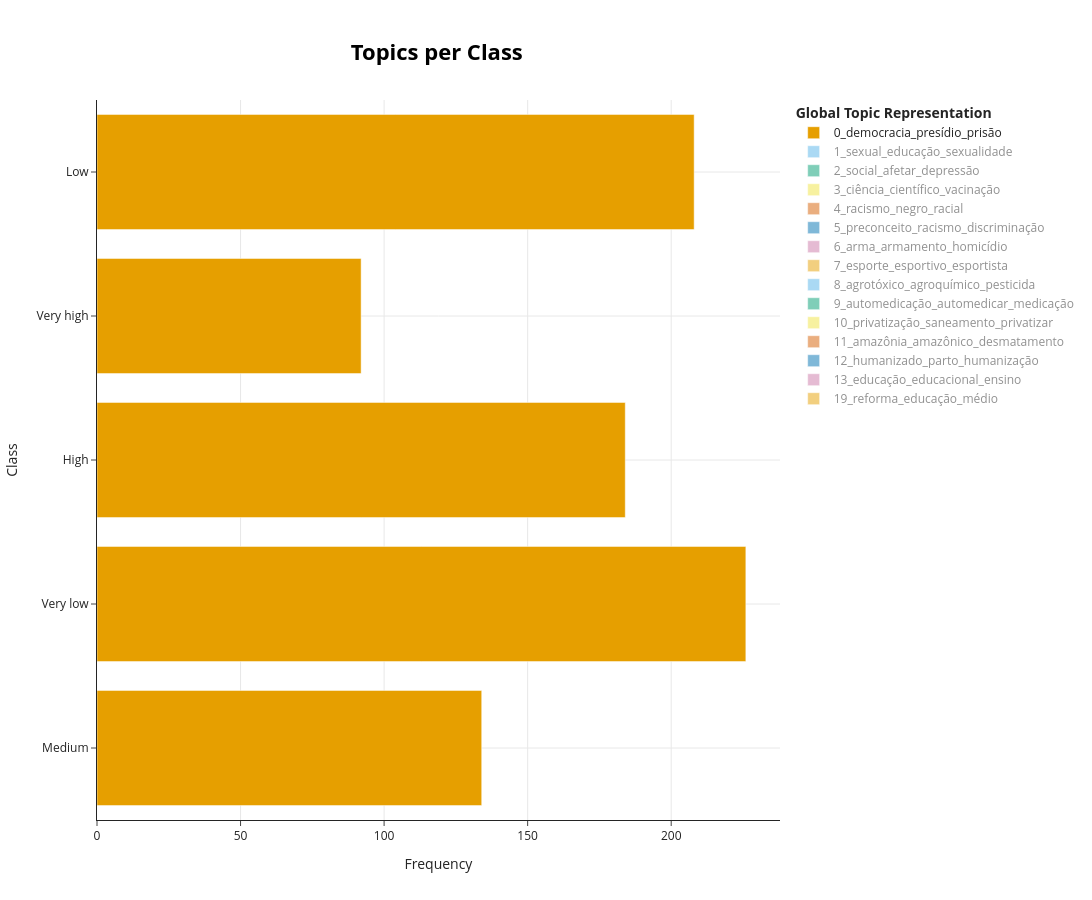

Source (notebook cell):
### Code cell
topic_model.visualize_topics_per_class(topics_per_channel, top_n_topics=15, custom_labels=True, normalize_frequency=False)
# difference in volumes
# difference in t distributions
# similarity in discourse

### Figure 1 — Plotly figure (JSON) as saved in the notebook; plotly's stock layout.template omitted (floating-point values rounded to 4 significant figures)
{"data": [{"hoverinfo": "text", "hovertext": ["<b>Topic 0</b><br>Words: de, que, em, ser, um", "<b>Topic 0</b><br>Words: de, que, ser, em, um", "<b>Topic 0</b><br>Words: de, que, em, ser, um", "<b>Topic 0</b><br>Words: de, em, que, ser, um", "<b>Topic 0</b><br>Words: de, que, ser, em, um"], "marker": {"color": "#E69F00"}, "name": "0_democracia_presídio_prisão", "orientation": "h", "type": "bar", "visible": true, "x": [134, 226, 184, 92, 208], "y": ["Medium", "Very low", "High", "Very high", "Low"]}, {"hoverinfo": "text", "hovertext": ["<b>Topic 1</b><br>Words: sexual, criança, de, educação, ser", "<b>Topic 1</b><br>Words: gravidez, adolescente, sexual, criança, de", "<b>Topic 1</b><br>Words: criança, infantil, erotização, sexual, de", "<b>Topic 1</b><br>Words: criança, infantil, erotização, de, em", "<b>Topic 1</b><br>Words: sexual, jovem, gravidez, de, doença"], "marker": {"color": "#56B4E9"}, "name": "1_sexual_educação_sexualidade", "orientation": "h", "type": "bar", "visible": "legendonly", "x": [62, 128, 53, 35, 132], "y": ["Medium", "Very low", "High", "Very high", "Low"]}, {"hoverinfo": "text", "hovertext": ["<b>Topic 2</b><br>Words: rede, ódio, social, de, que", "<b>Topic 2</b><br>Words: rede, ódio, pessoa, social, discurso", "<b>Topic 2</b><br>Words: rede, mental, social, de, em", "<b>Topic 2</b><br>Words: mental, rede, social, de, cancelamento", "<b>Topic 2</b><br>Words: ódio, discurso, rede, de, social"], "marker": {"color": "#009E73"}, "name": "2_social_afetar_depressão", "orientation": "h", "type": "bar", "visible": "legendonly", "x": [62, 32, 146, 140, 50], "y": ["Medium", "Very low", "High", "Very high", "Low"]}, {"hoverinfo": "text", "hovertext": ["<b>Topic 3</b><br>Words: vacina, ciência, de, em, que", "<b>Topic 3</b><br>Words: vacina, vacinação, doença, de, vacinar", "<b>Topic 3</b><br>Words: ciência, científico, de, em, que", "<b>Topic 3</b><br>Words: científico, negacionismo, ciência, de, em", "<b>Topic 3</b><br>Words: vacina, vacinação, doença, de, em"], "marker": {"color": "#F0E442"}, "name": "3_ciência_científico_vacinação", "orientation": "h", "type": "bar", "visible": "legendonly", "x": [71, 40, 97, 46, 107], "y": ["Medium", "Very low", "High", "Very high", "Low"]}, {"hoverinfo": "text", "hovertext": ["<b>Topic 4</b><br>Words: indígena, de, índio, negro, ser", "<b>Topic 4</b><br>Words: negro, de, ser, em, seu", "<b>Topic 4</b><br>Words: negro, de, em, racismo, que", "<b>Topic 4</b><br>Words: racismo, negro, de, em, um", "<b>Topic 4</b><br>Words: negro, indígena, de, ser, em"], "marker": {"color": "#D55E00"}, "name": "4_racismo_negro_racial", "orientation": "h", "type": "bar", "visible": "legendonly", "x": [56, 91, 38, 7, 129], "y": ["Medium", "Very low", "High", "Very high", "Low"]}, {"hoverinfo": "text", "hovertext": ["<b>Topic 5</b><br>Words: preconceito, ser, pessoa, de, em", "<b>Topic 5</b><br>Words: terapia, homossexual, pessoa, homofobia, ser", "<b>Topic 5</b><br>Words: preconceito, asiático, de, em, ser", "<b>Topic 5</b><br>Words: preconceito, de, esse, em, amarelo", "<b>Topic 5</b><br>Words: preconceito, ser, que, asiático, homossexual"], "marker": {"color": "#0072B2"}, "name": "5_preconceito_racismo_discriminação", "orientation": "h", "type": "bar", "visible": "legendonly", "x": [46, 30, 84, 88, 33], "y": ["Medium", "Very low", "High", "Very high", "Low"]}, {"hoverinfo": "text", "hovertext": ["<b>Topic 6</b><br>Words: arma, porte, de, fogo, em", "<b>Topic 6</b><br>Words: arma, porte, posse, fogo, um", "<b>Topic 6</b><br>Words: arma, porte, fogo, de, segurança", "<b>Topic 6</b><br>Words: arma, fogo, porte, de, violência", "<b>Topic 6</b><br>Words: arma, porte, de, violência, que"], "marker": {"color": "#CC79A7"}, "name": "6_arma_armamento_homicídio", "orientation": "h", "type": "bar", "visible": "legendonly", "x": [36, 37, 80, 69, 43], "y": ["Medium", "Very low", "High", "Very high", "Low"]}, {"hoverinfo": "text", "hovertext": ["<b>Topic 7</b><br>Words: esporte, prática, esportivo, mma, um", "<b>Topic 7</b><br>Words: esporte, praticar, um, de, em", "<b>Topic 7</b><br>Words: esporte, esportivo, prática, de, ser", "<b>Topic 7</b><br>Words: esporte, esportivo, prática, físico, de", "<b>Topic 7</b><br>Words: esporte, lutador, mma, ele, muito"], "marker": {"color": "#E69F00"}, "name": "7_esporte_esportivo_esportista", "orientation": "h", "type": "bar", "visible": "legendonly", "x": [10, 17, 64, 66, 5], "y": ["Medium", "Very low", "High", "Very high", "Low"]}, {"hoverinfo": "text", "hovertext": ["<b>Topic 8</b><br>Words: agrotóxico, uso, de, alimento, produto", "<b>Topic 8</b><br>Words: alimento, produto, transgênico, agrotóxico, em", "<b>Topic 8</b><br>Words: agrotóxico, uso, de, alimento, agrícola", "<b>Topic 8</b><br>Words: alimento, de, uso, obesidade, esse", "<b>Topic 8</b><br>Words: agrotóxico, produto, alimento, uso, de"], "marker": {"color": "#56B4E9"}, "name": "8_agrotóxico_agroquímico_pesticida", "orientation": "h", "type": "bar", "visible": "legendonly", "x": [32, 36, 24, 11, 57], "y": ["Medium", "Very low", "High", "Very high", "Low"]}, {"hoverinfo": "text", "hovertext": ["<b>Topic 9</b><br>Words: automedicação, medicamento, remédio, médico, poder", "<b>Topic 9</b><br>Words: medicamento, automedicação, médico, remédio, dor", "<b>Topic 9</b><br>Words: automedicação, medicamento, médico, saúde, remédio", "<b>Topic 9</b><br>Words: automedicação, medicamento, médico, saúde, de", "<b>Topic 9</b><br>Words: medicamento, automedicação, remédio, médico, poder"], "marker": {"color": "#009E73"}, "name": "9_automedicação_automedicar_medicação", "orientation": "h", "type": "bar", "visible": "legendonly", "x": [12, 32, 53, 12, 34], "y": ["Medium", "Very low", "High", "Very high", "Low"]}, {"hoverinfo": "text", "hovertext": ["<b>Topic 10</b><br>Words: saneamento, básico, privatização, água, serviço", "<b>Topic 10</b><br>Words: água, hídrico, nosso, de, escassez", "<b>Topic 10</b><br>Words: saneamento, básico, privatização, serviço, água", "<b>Topic 10</b><br>Words: saneamento, básico, privatização, serviço, de", "<b>Topic 10</b><br>Words: água, saneamento, básico, privatização, de"], "marker": {"color": "#F0E442"}, "name": "10_privatização_saneamento_privatizar", "orientation": "h", "type": "bar", "visible": "legendonly", "x": [28, 13, 44, 38, 14], "y": ["Medium", "Very low", "High", "Very high", "Low"]}, {"hoverinfo": "text", "hovertext": ["<b>Topic 11</b><br>Words: floresta, desmatamento, amazônia, de, ambiental", "<b>Topic 11</b><br>Words: floresta, desmatamento, amazônico, amazônia, queimada", "<b>Topic 11</b><br>Words: amazônia, floresta, desmatamento, de, amazônico", "<b>Topic 11</b><br>Words: pecuária, amazônia, avatar, exploração, desgastar", "<b>Topic 11</b><br>Words: floresta, desmatamento, amazônia, amazônico, de"], "marker": {"color": "#D55E00"}, "name": "11_amazônia_amazônico_desmatamento", "orientation": "h", "type": "bar", "visible": "legendonly", "x": [19, 37, 11, 1, 64], "y": ["Medium", "Very low", "High", "Very high", "Low"]}, {"hoverinfo": "text", "hovertext": ["<b>Topic 12</b><br>Words: parto, humanizado, mulher, de, saúde", "<b>Topic 12</b><br>Words: parto, humanizado, mãe, bebê, aborto", "<b>Topic 12</b><br>Words: parto, humanizado, saúde, mulher, de", "<b>Topic 12</b><br>Words: parto, humanizado, de, saúde, mulher", "<b>Topic 12</b><br>Words: parto, humanizado, gestante, procedimento, médico"], "marker": {"color": "#0072B2"}, "name": "12_humanizado_parto_humanização", "orientation": "h", "type": "bar", "visible": "legendonly", "x": [23, 8, 59, 23, 14], "y": ["Medium", "Very low", "High", "Very high", "Low"]}, {"hoverinfo": "text", "hovertext": ["<b>Topic 13</b><br>Words: aluno, aula, distância, educação, estudante", "<b>Topic 13</b><br>Words: aluno, escola, educação, distância, ser", "<b>Topic 13</b><br>Words: distância, ensino, educação, acesso, internet", "<b>Topic 13</b><br>Words: distância, educação, ensino, ead, de", "<b>Topic 13</b><br>Words: educação, aluno, aula, ensino, distância"], "marker": {"color": "#CC79A7"}, "name": "13_educação_educacional_ensino", "orientation": "h", "type": "bar", "visible": "legendonly", "x": [21, 7, 55, 25, 19], "y": ["Medium", "Very low", "High", "Very high", "Low"]}, {"hoverinfo": "text", "hovertext": ["<b>Topic 19</b><br>Words: ensino, médio, aluno, escola, jovem", "<b>Topic 19</b><br>Words: ensino, médio, reforma, educação, aluno", "<b>Topic 19</b><br>Words: ensino, aluno, reforma, escola, médio", "<b>Topic 19</b><br>Words: ensino, melhorar, educacional, médio, nação", "<b>Topic 19</b><br>Words: ensino, médio, reforma, educação, aluno"], "marker": {"color": "#E69F00"}, "name": "19_reforma_educação_médio", "orientation": "h", "type": "bar", "visible": "legendonly", "x": [4, 47, 12, 2, 61], "y": ["Medium", "Very low", "High", "Very high", "Low"]}], "layout": {"height": 900, "hoverlabel": {"bgcolor": "white", "font": {"family": "Rockwell", "size": 16}}, "legend": {"title": {"text": "<b>Global Topic Representation"}}, "title": {"font": {"color": "Black", "size": 22}, "text": "<b>Topics per Class</b>", "x": 0.4, "xanchor": "center", "y": 0.95, "yanchor": "top"}, "width": 1250, "xaxis": {"showgrid": true, "title": {"text": "Frequency"}}, "yaxis": {"showgrid": true, "title": {"text": "Class"}}}}
